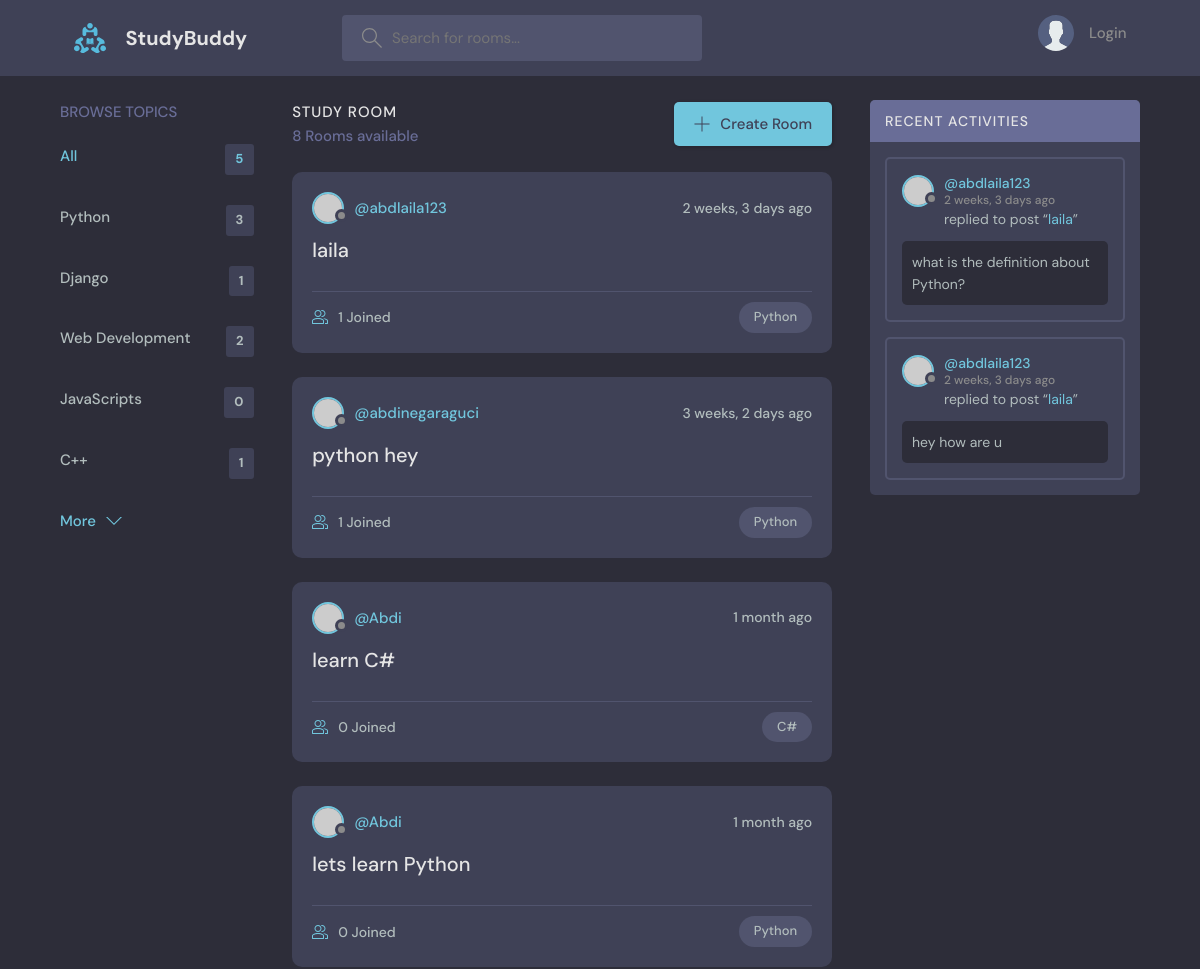
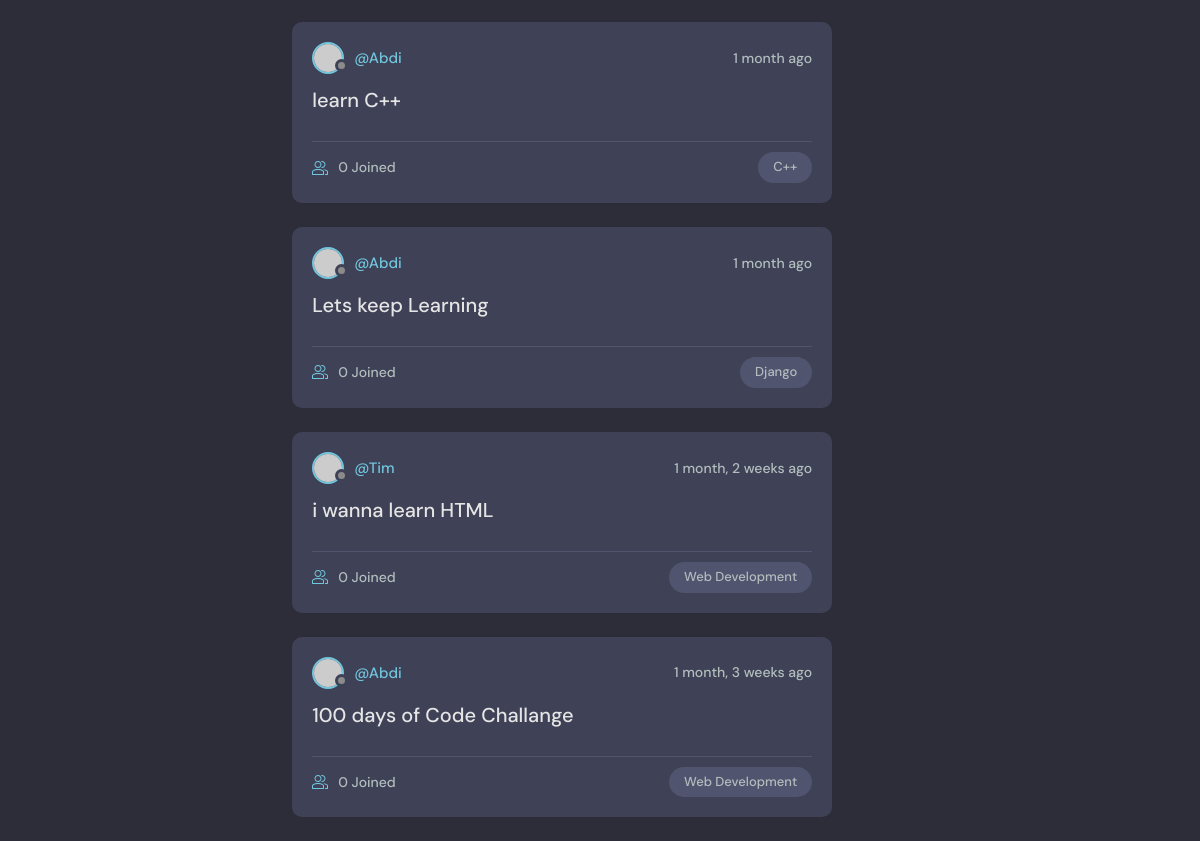
The page / on the database its author committed (2 pictures, top to bottom).
### base/models.py (models this page shows, shortened)
class Topic(models.Model):
    name = models.CharField(max_length=200)

class Room(models.Model):
    host = models.ForeignKey(User, on_delete=models.SET_NULL, null=True)
    topic = models.ForeignKey(Topic, on_delete=models.SET_NULL, null=True)
    name = models.CharField(max_length=200)
    description = models.TextField(null=True, blank=True)
    participants = models.ManyToManyField(User, related_name='participants', blank=True)
    updated = models.DateTimeField(auto_now=True)
    created = models.DateTimeField(auto_now_add=True)
    class Meta:
        ordering = ['-updated', '-created']
    def __str__(self):
        return self.name

class Message(models.Model):
    user = models.ForeignKey(User, on_delete=models.CASCADE)
    room = models.ForeignKey(Room, on_delete=models.CASCADE)
    body = models.TextField()
    updated = models.DateTimeField(auto_now=True)
    created = models.DateTimeField(auto_now_add=True)
    class Meta:
        ordering = ['-updated', '-created']

### base/views.py (the view)
# urls.py: path('', views.home, name='home'),
def home(request):
    q = request.GET.get('q') if request.GET.get('q') != None else ''
    rooms = Room.objects.filter(
        Q(topic__name__icontains=q) |
        Q(name__icontains=q) |
        Q(description__icontains=q)
    )
    topics =Topic.objects.all()[0:5]
    room_count = rooms.count()
    room_messages = Message.objects.filter(Q(room__topic__name__icontains=q))
    context = {'rooms':rooms, 'topics':topics,
                'room_count':room_count, 'room_messages':room_messages}
    return render(request, 'base/home.html', context)

### base/templates/base/home.html (shortened to what this page needs)
{% extends 'main.html' %}
{% block content %}
    <main class="layout layout--3">
      <div class="container">
        {% include 'base/topics_component.html' %}
        <div class="roomList">
          <div class="roomList__header">
            <div>
              <h2>Study Room</h2>
              <p>{{room_count}} Rooms available</p>
            </div>
            <a class="btn btn--main" href="{% url 'create-room' %}">
              <svg version="1.1" xmlns="http://www.w3.org/2000/svg" width="32" height="32" viewBox="0 0 32 32">
                <title>add</title>
                <path
                  d="M16.943 0.943h-1.885v14.115h-14.115v1.885h14.115v14.115h1.885v-14.115h14.115v-1.885h-14.115v-14.115z"
                ></path>
              </svg>
              Create Room
            </a>
          </div>
          {% include 'base/feed_components.html' %}
        </div>
        {% include 'base/activity_component.html' %}
      </div>
    </main>
{% endblock content %}

### base/templates/base/topics_component.html
<div class="topics">
    <div class="topics__header">
      <h2>Browse Topics</h2>
    </div>
    <ul class="topics__list">
      <li>
        <a href="{% url 'home' %}" class="active">All <span>{{topics.count}}</span></a>
      </li>
      {% for topic in topics %}
      <li>
        <a href="{% url 'home' %}?q={{topic.name}}">{{topic.name}}<span>{{topic.room_set.all.count}}</span></a>
      </li>
      {% endfor %}
    </ul>
    <a class="btn btn--link" href="{% url 'topics' %}">
      More
      <svg version="1.1" xmlns="http://www.w3.org/2000/svg" width="32" height="32" viewBox="0 0 32 32">
        <title>chevron-down</title>
        <path d="M16 21l-13-13h-3l16 16 16-16h-3l-13 13z"></path>
      </svg>
    </a>
  </div>

### base/templates/base/feed_components.html (shortened to what this page needs)
{% for room in rooms %}
<div class="roomListRoom">
    <div class="roomListRoom__header">
      <a href="{% url 'user-profile' room.host.id %}" class="roomListRoom__author">
        <div class="avatar avatar--small">
          <img src="https://randomuser.me/api/portraits/women/11.jpg" />
        </div>
        <span>@{{room.host.username}}</span>
      </a>
      <div class="roomListRoom__actions">
        <span>{{room.created|timesince}} ago</span>
      </div>
    </div>
    <div class="roomListRoom__content">
      <a href="{% url 'room' room.id %}">{{room.name}}</a>
    </div>
    <div class="roomListRoom__meta">
      <a href="{% url 'room' room.id %}" class="roomListRoom__joined">
        {{room.participants.all.count}} Joined
      </a>
      <p class="roomListRoom__topic">{{room.topic.name}}</p>
    </div>
  </div>
{% endfor %}

### base/templates/base/activity_component.html (shortened to what this page needs)
<div class="activities">
    <div class="activities__header">
      <h2>Recent Activities</h2>
    </div>
    {% for message in room_messages %}
    <div class="activities__box">
      <div class="activities__boxHeader roomListRoom__header">
        <a href="{% url 'user-profile' message.user.id %}" class="roomListRoom__author">
          <div class="avatar avatar--small">
            <img src="https://randomuser.me/api/portraits/women/11.jpg" />
          </div>
          <p>
            @{{message.user}}
            <span>{{message.created|timesince}} ago</span>
          </p>
        </a>
      </div>
      <div class="activities__boxContent">
        <p>replied to post “<a href="{% url 'room' message.room.id %}">{{message.room}}</a>”</p>
        <div class="activities__boxRoomContent">
         {{message.body}}
        </div>
      </div>
    </div>
    {% endfor %}
  </div>

### rows shown on the page
Topic: name "Python", room_set.all.count "3"
Topic: name "Django", room_set.all.count "1"
Topic: name "Web Development", room_set.all.count "2"
Topic: name "JavaScripts", room_set.all.count "0"
Topic: name "C++", room_set.all.count "1"
Room: host.username "abdlaila123", created "2 weeks, 3 days", name "laila", participants.all.count "1", topic.name "Python"
Room: host.username "abdinegaraguci", created "3 weeks, 2 days", name "python hey", participants.all.count "1", topic.name "Python"
Room: host.username "Abdi", created "1 month", name "learn C#", participants.all.count "0", topic.name "C#"
Room: host.username "Abdi", created "1 month", name "lets learn Python", participants.all.count "0", topic.name "Python"
Room: host.username "Abdi", created "1 month", name "learn C++", participants.all.count "0", topic.name "C++"
Room: host.username "Abdi", created "1 month", name "Lets keep Learning", participants.all.count "0", topic.name "Django"
Room: host.username "Tim", created "1 month, 2 weeks", name "i wanna learn HTML", participants.all.count "0", topic.name "Web Development"
Room: host.username "Abdi", created "1 month, 3 weeks", name "100 days of Code Challange", participants.all.count "0", topic.name "Web Development"
Message: user "abdlaila123", created "2 weeks, 3 days", room "laila", body "what is the definition about Python?"
Message: user "abdlaila123", created "2 weeks, 3 days", room "laila", body "hey how are u"

### other values the page prints
{{ topics.count }} "5"
{{ room_count }} "8"
